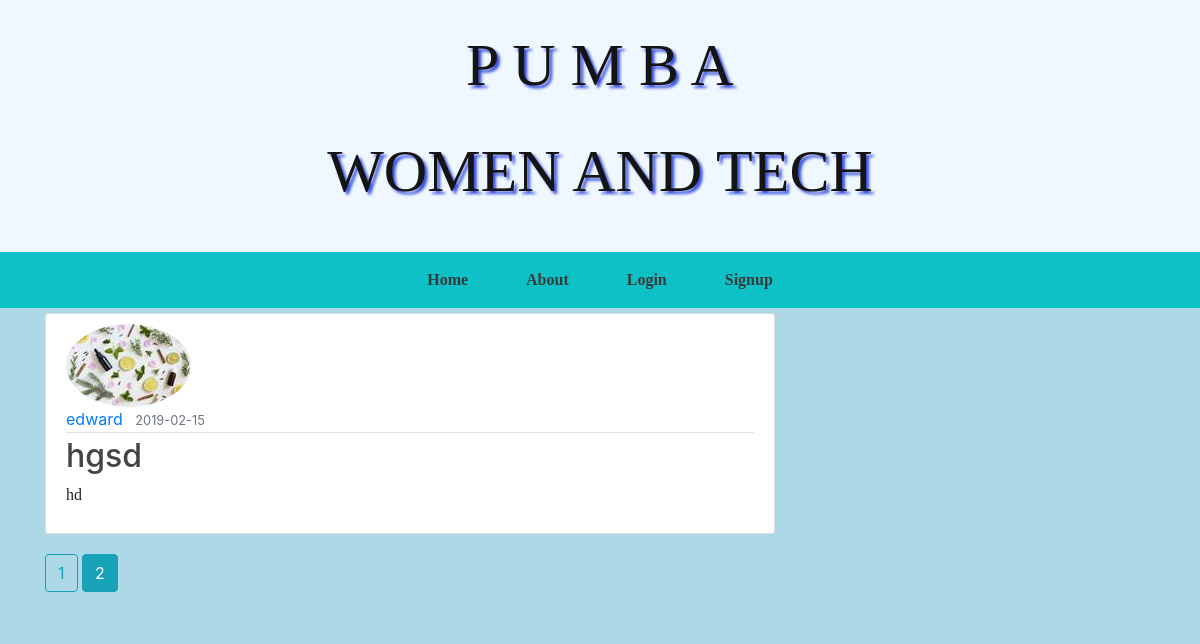
The page /home?page=2 on the database as committed earlier.
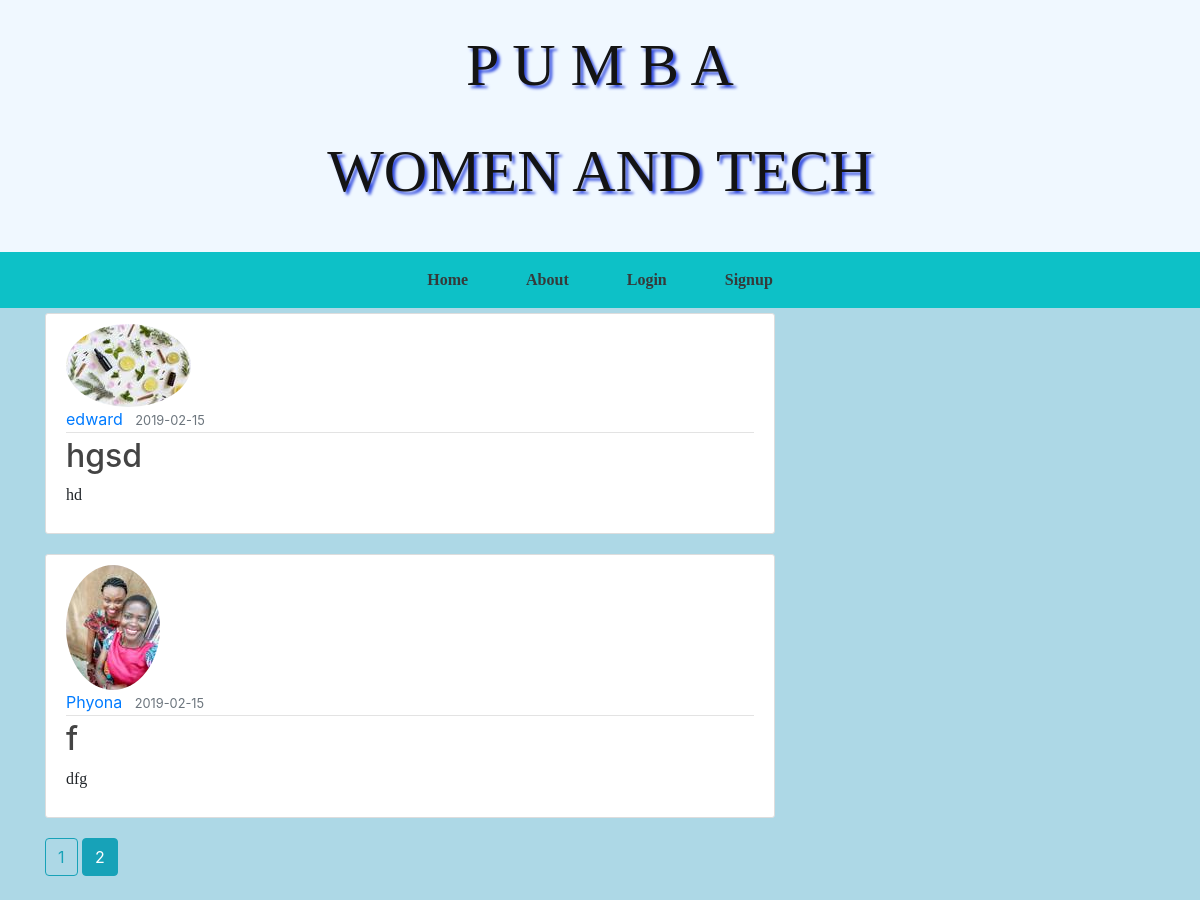
The same page on the database as committed later.
### flaskblog/models.py (models this page shows, shortened)
class Posts(db.Model):
    id = db.Column(db.Integer, primary_key=True)
    title = db.Column(db.String(25), unique=True, nullable=False)
    date_posted= db.Column(db.DateTime(25), nullable=False, default=datetime.utcnow)
    content = db.Column(db.Text(50), nullable=False)
    user_id = db.Column(db.Integer, db.ForeignKey('user.id'), nullable=False)

class User(db.Model, UserMixin):
    id = db.Column(db.Integer, primary_key=True)
    username = db.Column(db.String(25), unique=True, nullable=False)
    email = db.Column(db.String(25), unique=True, nullable=False)
    image_file = db.Column(db.String(20), nullable=False, default='default.jpg')
    password = db.Column(db.String(50), nullable=False)
    posts = db.relationship('Posts', backref='author', lazy=True)

### flaskblog/routes.py (the view)
@app.route("/")
@app.route("/home")
def home():
    page = request.args.get('page', 1, type=int)
    posts = Posts.query.paginate(page=page, per_page=5)
    return render_template('home.html', posts=posts)

### flaskblog/templates/home.html
{% extends "layout.html" %}
{% block content %}
    {% for post in posts.items %}
       <article class="media content-section">
           <div class="media-body">
              <img class="rounded-circle"src="{{url_for('static', filename='profile_pic/' + post.author.image_file)}}">
              <div class="article-metadata">
               <a class="mr-2" href="">{{post.author.username}}</a>
                <small class="text-muted">{{post.date_posted.strftime('%Y-%m-%d')}}</small>
              </div>
                <h2><a class="article-title" href="{{url_for('post', post_id=post.id) }}">{{post.title}}</a></h2>
                <p class="article-content">{{post.content}}</p>
              </div>
       </article>
       {% endfor %}
       {% for page_num in posts.iter_pages(left_edge=1, right_edge=1, left_current=1, right_current=2) %}
        {% if page_num %}
              {% if posts.page == page_num %}
              <a class="btn btn-info mb-4" href="{{ url_for('home', page=page_num) }}">{{ page_num }}</a>
              {% else %}
              <a class="btn btn-outline-info mb-4" href="{{ url_for('home', page=page_num) }}">{{ page_num }}</a>
              {% endif %}
        {% else %}
        ...
        {% endif %}
       {% endfor %}
{% endblock content %}

Rows that differ between the two databases and show on the page:
added Posts: image_file (picture), author.username "Phyona", date_posted "2019-02-15", title "f", content "dfg"
